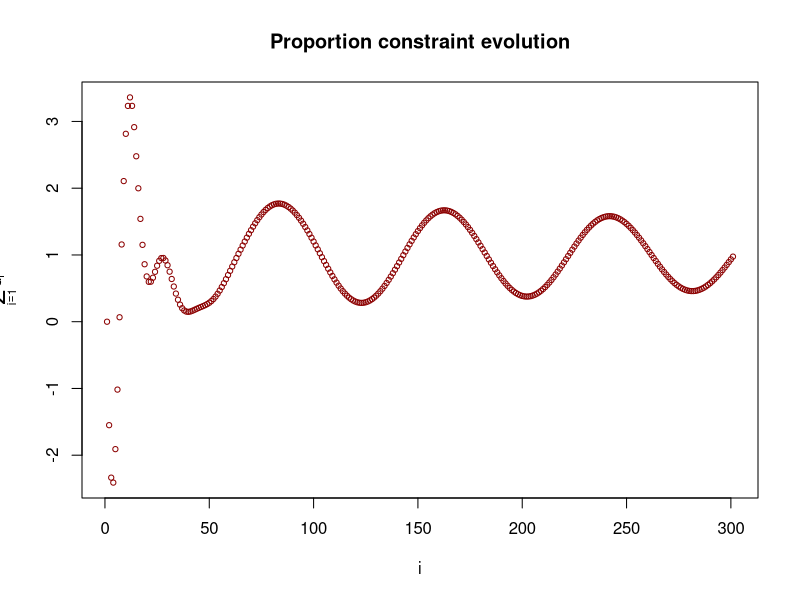
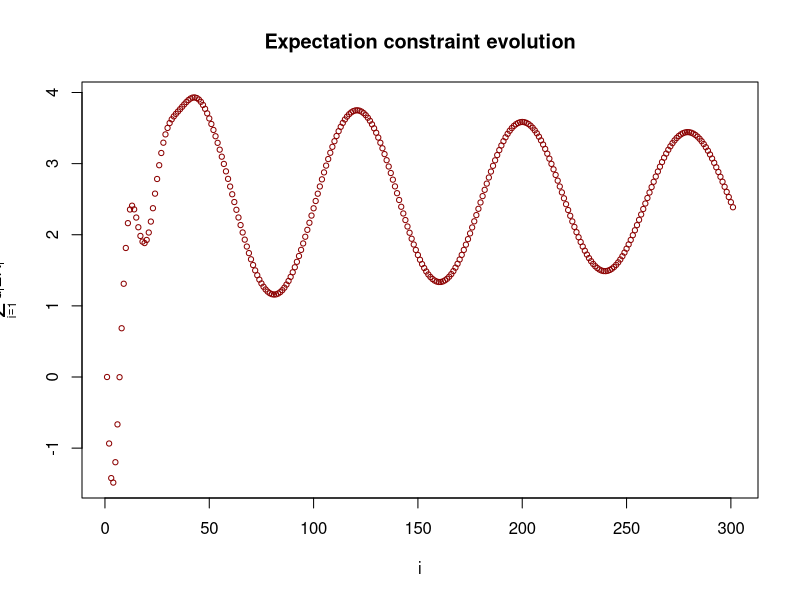

The R script that drew these images, in order:
#___________________________________________________________________________________________________
library( Matrix )

# Numerical gradient
# J objective function
# x point
# e epsilon
gradient<-function( J, u, e, m ) {
  n<-length( u )
  g<-Matrix(0,m,n)  
  for ( i in 1:n ) { # i<-1
    y<-u
    y[i]<-y[i] + e
    z<-u
    z[i]<-z[i] - e
    g[,i]<-0.5 * ( J( y ) - J( z ) ) / e
  }
  return( g )
}

#___________________________________________________________________________________________________
# Uzawa algorithm for constrained optimization
uzawa_method<-function( n, e1, e2, a, b, u0, p0, J, F, c ) {
  p<-p0
  u<-u0
  P<-as.matrix( p )
  U<-as.matrix( u )
  N<-length( p )

  for ( i in 1:n ) {
    gJ<-gradient( J, u, e2, 1 )
    gF<-gradient( F, u, e2, N )
    g<-t( gJ + t(p) %*% gF )
  	u<-u - a * g
  	f<-F( u )
  	p<-p + b * f
  	if ( c ) {
      p<-Matrix( apply( p, 1, FUN = max, 0 ), N, 1 )
  	}	
    U<-cbind( U, as.matrix( u ) )
  	P<-cbind( P, as.matrix( p ) )
  	if ( norm( g ) <= e1 ) {
  		break
  	}
  }
  return( list( u = u, p = p, J = J(u), F = F(u), U = U, P = P ) )
}

#___________________________________________________________________________________________________
# Example Portfolio Optimization, Merton model
n<-10
e<-matrix( 0, n, 1 )
for ( i in 1:n ) {
  e[i]<-i / n
}
A<-Matrix( 0, n, n )
A<-diag( e )
R<-Matrix( runif( n * n ), n, n )
A<-A + 0.001 * t(R) %*% R
r<-2.5

# Equality restriccions
F<-function(u) { 
	return( Matrix( c( as.numeric( t(e) %*% u - r ), 
                     as.numeric( Matrix(1,1,n) %*% u - 1) ) ) )
}

# Objective function
J<-function( u ) {
	return( t(u) %*% A %*% u )
}

nn<-300
e1<-0.00001
e2<-0.00001
a<-0.1
b<-0.1
u0<-Matrix( 0, n, 1 )
p0<-Matrix( 1, 2, 1 )
c<-FALSE

result<-uzawa_method( nn, e1, e2, a, b, u0, p0, J, F, c )

X11()
plot( colSums( result$U ), col = 'red4', cex = 0.7, main = 'Proportion constraint evolution',
      xlab = 'i', ylab = expression( sum( u[i], i == 1, n ) ) )
X11()
E<-as.vector( t(e) %*% result$U )
plot( E, col = 'red4', cex = 0.7, main = 'Expectation constraint evolution',
      xlab = 'i', ylab = expression( sum( u[i]*ER[i], i == 1, n ) ))

#___________________________________________________________________________________________________
# F<-function(u) { 
#   return( Matrix( c( as.numeric( t(e) %*% u - r ), 
#                      as.numeric( Matrix(1,1,n) %*% u - 1), 
#                      as.vector( -u ) ), length(u) + 2, 1 ) )
# }
